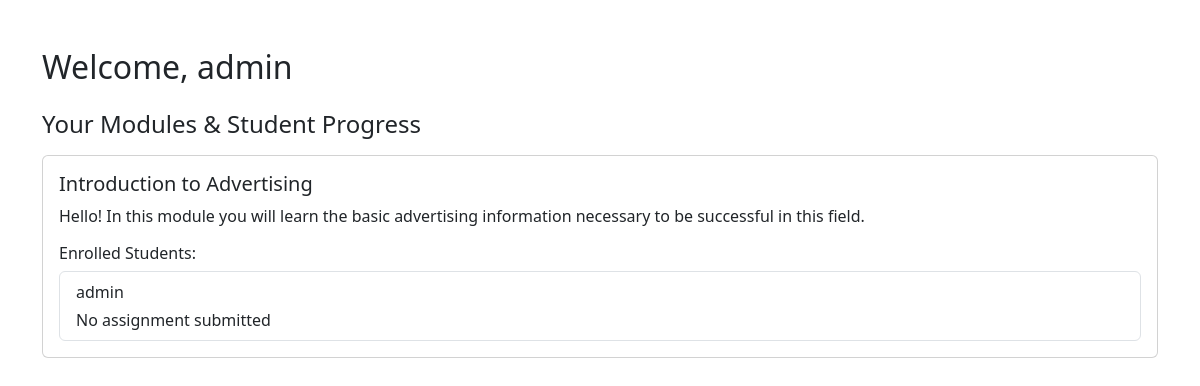
Before: /trainer/dashboard/ (signed in) with the older database file.
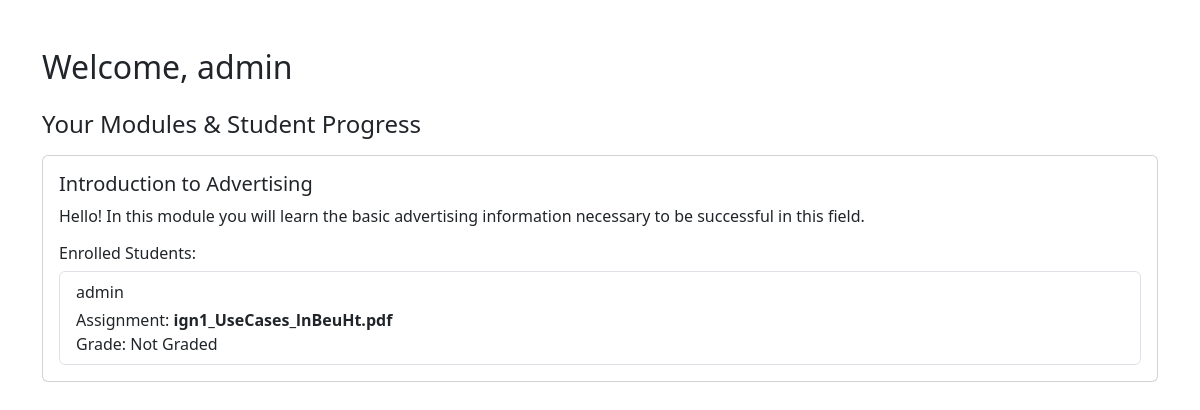
After: the same page with the newer database file.
### App/models.py (models this page shows, shortened)
class Module(models.Model):
    title = models.CharField(max_length=200)
    description = models.TextField()
    start_date = models.DateField()
    end_date = models.DateField()
    trainer = models.ForeignKey(User, on_delete=models.SET_NULL, null=True, related_name="modules")

class Enrollment(models.Model):
    student = models.ForeignKey(Student, on_delete=models.CASCADE)
    module = models.ForeignKey(Module, on_delete=models.CASCADE)
    enrolled_at = models.DateTimeField(auto_now_add=True)

class Student(models.Model):
    user = models.OneToOneField(User, on_delete=models.CASCADE)
    phone = models.CharField(max_length=15)

class Assignment(models.Model):
    module = models.ForeignKey(Module, on_delete=models.CASCADE, related_name='assignments')
    student = models.ForeignKey(Student, on_delete=models.CASCADE)
    file = models.FileField(upload_to='assignments/')
    submitted_at = models.DateTimeField(auto_now_add=True)
    grade = models.CharField(max_length=5, blank=True, null=True)

### App/views.py (the view)
# urls.py: path('trainer/dashboard/', views.trainer_dashboard, name='trainer_dashboard'),
@login_required
def trainer_dashboard(request):
    modules = Module.objects.filter(trainer=request.user)
    return render(request, 'trainer_dashboard.html', {'modules': modules})

### App/Templates/trainer_dashboard.html (shortened to what this page needs)
<!DOCTYPE html>
<html>
<head>
    <link href="https://cdn.jsdelivr.net/npm/bootstrap@5.3.0/dist/css/bootstrap.min.css" rel="stylesheet">
</head>
<body class="container mt-5">
    <h2>Welcome, {{ request.user.username }}</h2>
    <h4 class="mt-4">Your Modules & Student Progress</h4>
    {% for module in modules %}
    <div class="card mt-3">
        <div class="card-body">
            <h5 class="card-title">{{ module.title }}</h5>
            <p>{{ module.description }}</p>
            <h6>Enrolled Students:</h6>
            <ul class="list-group">
                {% for enrollment in module.enrollment_set.all %}
                <li class="list-group-item">
                    {{ enrollment.student.user.username }}
                    {% for assignment in enrollment.student.assignment_set.all %}
                        {% if assignment.module.id == module.id %}
                        <div class="mt-1">
                            Assignment: <strong>{{ assignment.file.name|slice:"15:" }}</strong><br>
                            Grade: {{ assignment.grade|default:"Not Graded" }}
                        </div>
                        {% endif %}
                    {% empty %}
                        <div class="mt-1">No assignment submitted</div>
                    {% endfor %}
                </li>
                {% empty %}
                <li class="list-group-item">No enrollments yet.</li>
                {% endfor %}
            </ul>
        </div>
    </div>
    {% empty %}
    <p>You are not assigned to any modules.</p>
    {% endfor %}
</body>
</html>

Changed rows visible on the page:
shown differently, row unchanged: Enrollment "admin": no longer shows "No assignment submitted"
added Assignment: file.name "ign1_UseCases_lnBeuHt.pdf", grade "Not Graded"
